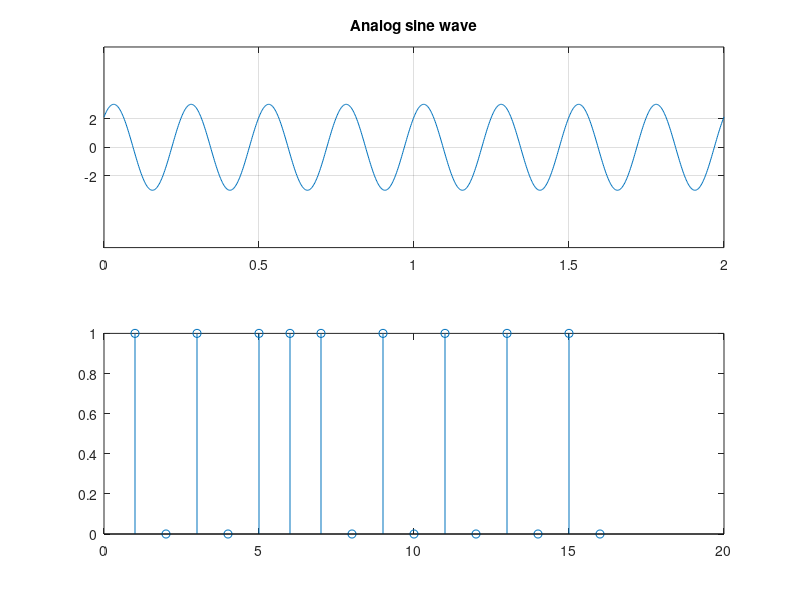
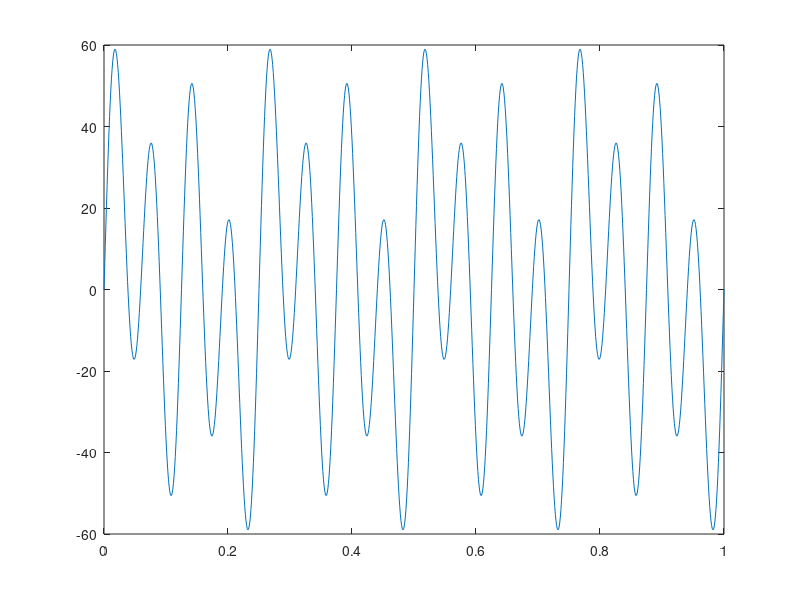

Reproduce these figures in MATLAB, in order.
clc
clear all
close all
%Analog signal
%x(t) = A*sin(2*pi*Fm*t + Phase)

A=3;
fm=2;
Phase= pi/4;
N=1000;     %no of samples will take
T=2;        %second
dt= T/N;
t=0:dt:T;

fs=2*fm;

x = A*sin(2*pi*fs*t+Phase);

figure(1)
subplot(2,1,1)

plot(t,x)
title('Analog sine wave');
axis([0 T -fs-3 fs+3]);
yticks([-fm 0 fm]);
grid on;

%digital Signal
y=[1 0 1 0 1 1 1 0 1 0 1 0 1 0 1 0];
subplot(2,1,2)
title('Digital wave')
stem(y)


%composite
a1=10;
a2=20;
a3=40;
f1=4;
f2=8;
f3=16;
t = 0:0.001:1;
x1 = a1*sin(2*pi*f1*t);
x2 = a2*sin(2*pi*f2*t);
x3 = a3*sin(2*pi*f3*t);

x4=x1+x2+x3;

figure(2);
plot(t,x4);
